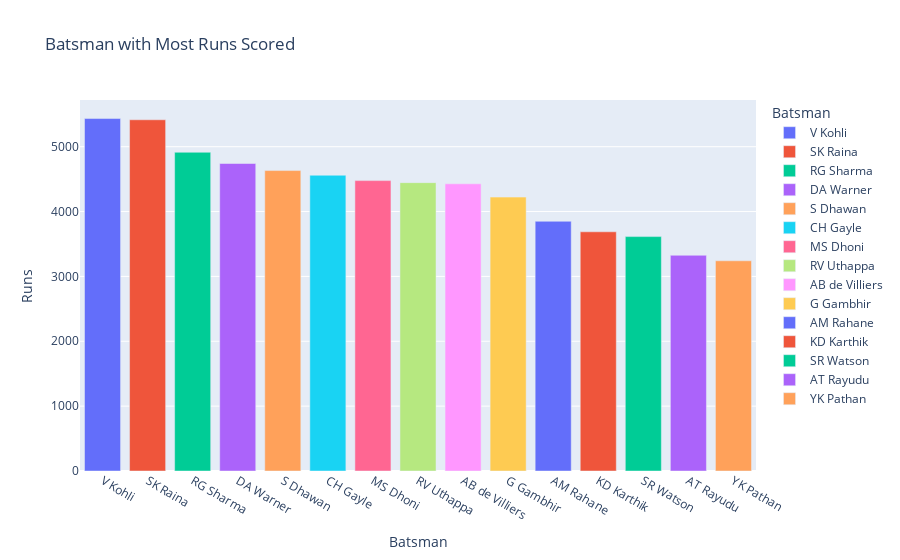

Notebook code cell kept with this figure:
### Markdown cell above
# Plotting Batsman

### Code cell
# Most Runs
def calc_most_runs(team):
    most_runs_df = deliveries_df[["batsman", "batsman_runs", "batting_team"]]
    
    if team == "ALL":
        return most_runs_df.groupby(["batsman"]).batsman_runs.sum().sort_values(ascending=False).reset_index().head(15)
    else:
        most_runs_df = most_runs_df.loc[most_runs_df["batting_team"]==team]
        return most_runs_df.groupby(["batsman"]).batsman_runs.sum().sort_values(ascending=False).reset_index().head(15)


most_runs_df = calc_most_runs("ALL")
px.bar(data_frame=most_runs_df, x="batsman", y="batsman_runs", color="batsman", barmode="relative", title="Batsman with Most Runs Scored", labels={"batsman": "Batsman", "batsman_runs": "Runs"})

### Figure 1 — Plotly figure (JSON) as saved in the notebook; plotly's stock layout.template omitted (floating-point values rounded to 4 significant figures)
{"data": [{"alignmentgroup": "True", "hovertemplate": "Batsman=%{x}<br>Runs=%{y}<extra></extra>", "legendgroup": "V Kohli", "marker": {"color": "#636efa"}, "name": "V Kohli", "offsetgroup": "V Kohli", "orientation": "v", "showlegend": true, "textposition": "auto", "type": "bar", "x": ["V Kohli"], "xaxis": "x", "y": [5434], "yaxis": "y"}, {"alignmentgroup": "True", "hovertemplate": "Batsman=%{x}<br>Runs=%{y}<extra></extra>", "legendgroup": "SK Raina", "marker": {"color": "#EF553B"}, "name": "SK Raina", "offsetgroup": "SK Raina", "orientation": "v", "showlegend": true, "textposition": "auto", "type": "bar", "x": ["SK Raina"], "xaxis": "x", "y": [5415], "yaxis": "y"}, {"alignmentgroup": "True", "hovertemplate": "Batsman=%{x}<br>Runs=%{y}<extra></extra>", "legendgroup": "RG Sharma", "marker": {"color": "#00cc96"}, "name": "RG Sharma", "offsetgroup": "RG Sharma", "orientation": "v", "showlegend": true, "textposition": "auto", "type": "bar", "x": ["RG Sharma"], "xaxis": "x", "y": [4914], "yaxis": "y"}, {"alignmentgroup": "True", "hovertemplate": "Batsman=%{x}<br>Runs=%{y}<extra></extra>", "legendgroup": "DA Warner", "marker": {"color": "#ab63fa"}, "name": "DA Warner", "offsetgroup": "DA Warner", "orientation": "v", "showlegend": true, "textposition": "auto", "type": "bar", "x": ["DA Warner"], "xaxis": "x", "y": [4741], "yaxis": "y"}, {"alignmentgroup": "True", "hovertemplate": "Batsman=%{x}<br>Runs=%{y}<extra></extra>", "legendgroup": "S Dhawan", "marker": {"color": "#FFA15A"}, "name": "S Dhawan", "offsetgroup": "S Dhawan", "orientation": "v", "showlegend": true, "textposition": "auto", "type": "bar", "x": ["S Dhawan"], "xaxis": "x", "y": [4632], "yaxis": "y"}, {"alignmentgroup": "True", "hovertemplate": "Batsman=%{x}<br>Runs=%{y}<extra></extra>", "legendgroup": "CH Gayle", "marker": {"color": "#19d3f3"}, "name": "CH Gayle", "offsetgroup": "CH Gayle", "orientation": "v", "showlegend": true, "textposition": "auto", "type": "bar", "x": ["CH Gayle"], "xaxis": "x", "y": [4560], "yaxis": "y"}, {"alignmentgroup": "True", "hovertemplate": "Batsman=%{x}<br>Runs=%{y}<extra></extra>", "legendgroup": "MS Dhoni", "marker": {"color": "#FF6692"}, "name": "MS Dhoni", "offsetgroup": "MS Dhoni", "orientation": "v", "showlegend": true, "textposition": "auto", "type": "bar", "x": ["MS Dhoni"], "xaxis": "x", "y": [4477], "yaxis": "y"}, {"alignmentgroup": "True", "hovertemplate": "Batsman=%{x}<br>Runs=%{y}<extra></extra>", "legendgroup": "RV Uthappa", "marker": {"color": "#B6E880"}, "name": "RV Uthappa", "offsetgroup": "RV Uthappa", "orientation": "v", "showlegend": true, "textposition": "auto", "type": "bar", "x": ["RV Uthappa"], "xaxis": "x", "y": [4446], "yaxis": "y"}, {"alignmentgroup": "True", "hovertemplate": "Batsman=%{x}<br>Runs=%{y}<extra></extra>", "legendgroup": "AB de Villiers", "marker": {"color": "#FF97FF"}, "name": "AB de Villiers", "offsetgroup": "AB de Villiers", "orientation": "v", "showlegend": true, "textposition": "auto", "type": "bar", "x": ["AB de Villiers"], "xaxis": "x", "y": [4428], "yaxis": "y"}, {"alignmentgroup": "True", "hovertemplate": "Batsman=%{x}<br>Runs=%{y}<extra></extra>", "legendgroup": "G Gambhir", "marker": {"color": "#FECB52"}, "name": "G Gambhir", "offsetgroup": "G Gambhir", "orientation": "v", "showlegend": true, "textposition": "auto", "type": "bar", "x": ["G Gambhir"], "xaxis": "x", "y": [4223], "yaxis": "y"}, {"alignmentgroup": "True", "hovertemplate": "Batsman=%{x}<br>Runs=%{y}<extra></extra>", "legendgroup": "AM Rahane", "marker": {"color": "#636efa"}, "name": "AM Rahane", "offsetgroup": "AM Rahane", "orientation": "v", "showlegend": true, "textposition": "auto", "type": "bar", "x": ["AM Rahane"], "xaxis": "x", "y": [3850], "yaxis": "y"}, {"alignmentgroup": "True", "hovertemplate": "Batsman=%{x}<br>Runs=%{y}<extra></extra>", "legendgroup": "KD Karthik", "marker": {"color": "#EF553B"}, "name": "KD Karthik", "offsetgroup": "KD Karthik", "orientation": "v", "showlegend": true, "textposition": "auto", "type": "bar", "x": ["KD Karthik"], "xaxis": "x", "y": [3688], "yaxis": "y"}, {"alignmentgroup": "True", "hovertemplate": "Batsman=%{x}<br>Runs=%{y}<extra></extra>", "legendgroup": "SR Watson", "marker": {"color": "#00cc96"}, "name": "SR Watson", "offsetgroup": "SR Watson", "orientation": "v", "showlegend": true, "textposition": "auto", "type": "bar", "x": ["SR Watson"], "xaxis": "x", "y": [3614], "yaxis": "y"}, {"alignmentgroup": "True", "hovertemplate": "Batsman=%{x}<br>Runs=%{y}<extra></extra>", "legendgroup": "AT Rayudu", "marker": {"color": "#ab63fa"}, "name": "AT Rayudu", "offsetgroup": "AT Rayudu", "orientation": "v", "showlegend": true, "textposition": "auto", "type": "bar", "x": ["AT Rayudu"], "xaxis": "x", "y": [3326], "yaxis": "y"}, {"alignmentgroup": "True", "hovertemplate": "Batsman=%{x}<br>Runs=%{y}<extra></extra>", "legendgroup": "YK Pathan", "marker": {"color": "#FFA15A"}, "name": "YK Pathan", "offsetgroup": "YK Pathan", "orientation": "v", "showlegend": true, "textposition": "auto", "type": "bar", "x": ["YK Pathan"], "xaxis": "x", "y": [3241], "yaxis": "y"}], "layout": {"barmode": "relative", "legend": {"title": {"text": "Batsman"}, "tracegroupgap": 0}, "title": {"text": "Batsman with Most Runs Scored"}, "xaxis": {"anchor": "y", "categoryarray": ["V Kohli", "SK Raina", "RG Sharma", "DA Warner", "S Dhawan", "CH Gayle", "MS Dhoni", "RV Uthappa", "AB de Villiers", "G Gambhir", "AM Rahane", "KD Karthik", "SR Watson", "AT Rayudu", "YK Pathan"], "categoryorder": "array", "domain": [0, 1], "title": {"text": "Batsman"}}, "yaxis": {"anchor": "x", "domain": [0, 1], "title": {"text": "Runs"}}}}
